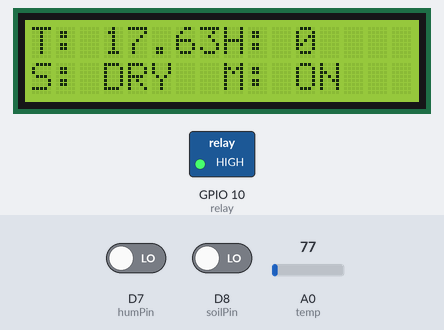
Bench run of a sketch on a simulated ESP8266 (NodeMCU). Shown: 16×2 character LCD, switched loads named in the sketch (green lamp = pin HIGH). The inputs (shaded band) are chosen by the test bench; at power-on: A0 (temp) = 77, D7 (humPin) LOW, D8 (soilPin) LOW. WiFi joins after 1.5 s; servers stay silent unless stated; uploads are accepted with an empty reply; web services answer with replies made up by the test bench; what the sketch prints to the serial monitor is not drawn.

Above: at 13.9 s.
14.0 s: A0 (temp) set to 140
At 15.5 s:
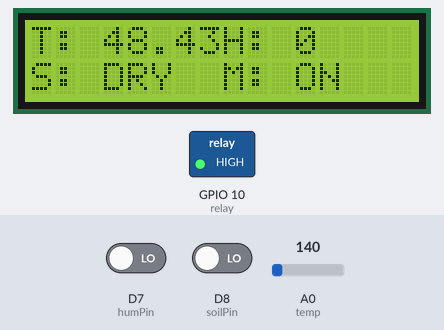
16.6 s: A0 (temp) set to 167
At 17.9 s:
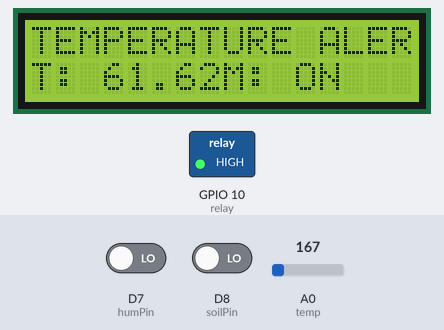
18.4 s: D7 (humPin) driven HIGH
At 22.2 s:
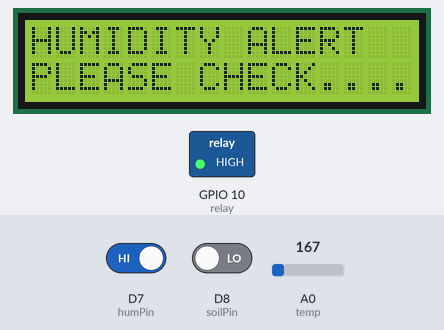
23.0 s: D8 (soilPin) driven HIGH
At 26.6 s:
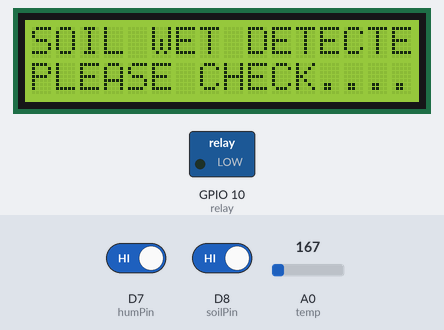
27.5 s: A0 (temp) set to 232
At 30.7 s:
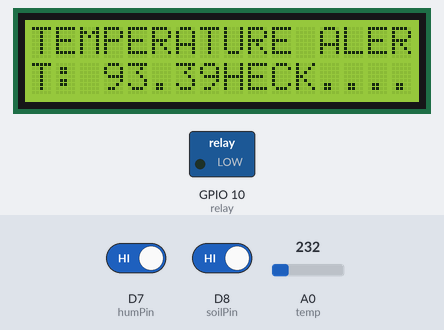
31.7 s: A0 (temp) set to 261
At 42.0 s:
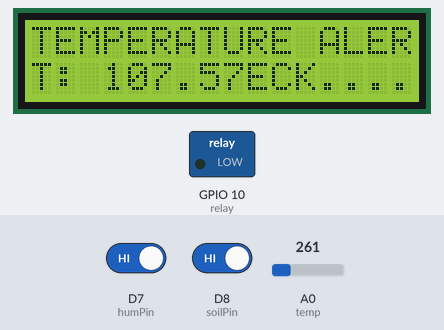
Timing chart, 0 to 43.5 s (numbered marks = the images above; inputs shaded):
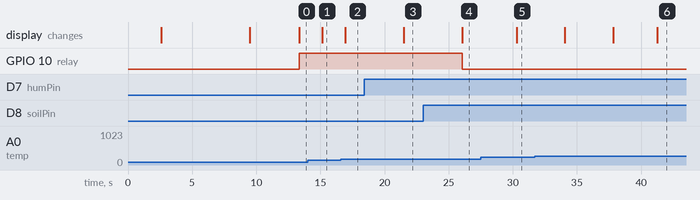

The sketch:

irrigation_cse__mvsr.ino
```cpp
//Viral science www.youtube.com/c/viralscience
//FireFighter Truck
// http://projectsiot.xyz/IoTProjects/FireRobot/fireupload.php?a=Y&b=Y
// http://projectsiot.xyz/IoTProjects/FireRobot/firestatus.php

#include <ESP8266WiFi.h>
#include <ESP8266HTTPClient.h>

#include <LiquidCrystal.h>
#include <String.h>

// WiFi parameters to be configured
const char* ssid = "project12"; // Hoofdlettergevoelig
const char* password = "project123456"; // Hoofdlettergevoelig
String a = "http://sms.scubedigi.com/api.php?username=Mydreamacd&password=Mydre@m123&to=9550858787&from=MYDREM&message=";
String msg = "\0";
String r = "http://projectsiot.xyz/IoTProjects/Agriculture/uploadstatus.php?a=";
String rs = "\0";
String r1 = "http://api.thingspeak.com/update?api_key=A80AKBFWGLN3KT7I";
String rs1 = "\0";

String HUM = "N";
String SOIL = "N";
String MOTOR = "N";

int alc;

LiquidCrystal lcd (D0,D1,D2,D3,D4,D5);
#define temp A0
#define humPin D7
#define soilPin D8
#define relay 10


float temp1=0.0;
unsigned temp2 = 0;
unsigned int h = 0;
unsigned int s = 0;
unsigned int m = 0;

int flag1 = 0;
int flag2 = 0;
int flag3 = 0;
int flag4 = 0;

/*
void forward ()
{
  digitalWrite(m11, HIGH);
  digitalWrite(m12, LOW);
  digitalWrite(m21, HIGH);
  digitalWrite(m22, LOW);
  delay(10);
}

void backward ()
{
  digitalWrite(m12, HIGH);
  digitalWrite(m11, LOW);
  digitalWrite(m22, HIGH);
  digitalWrite(m21, LOW);
  delay(10);
}
void left ()
{
  digitalWrite(m12, LOW);
  digitalWrite(m11, HIGH);
  digitalWrite(m21, LOW);
  digitalWrite(m22, HIGH);
  delay(10);
}

void right ()
{

  digitalWrite(m11, LOW);
  digitalWrite(m12, HIGH);
  digitalWrite(m21, HIGH);
  digitalWrite(m22, LOW);
  delay(10);
}
void stopp ()
{
  digitalWrite(m12, LOW);
  digitalWrite(m11, LOW);
  digitalWrite(m22, LOW);
  digitalWrite(m21, LOW);
  delay(10);
}

void beep ()
{
  digitalWrite(buzzer,HIGH); delay(1000);
  digitalWrite(buzzer,LOW); delay(100);
}
*/

void setup() {
  Serial.begin(9600);
  Serial.println("power up");

  pinMode(temp, INPUT);
  pinMode(soilPin, INPUT);
pinMode(humPin, INPUT);
  pinMode(relay, OUTPUT);


lcd.begin(16, 2);
  lcd.clear();
  lcd.setCursor(0, 0);
  lcd.print("IRRIGATION         ");
  lcd.setCursor( 0, 1);
  lcd.print("MONITORING S/M      ");
  delay(2500);

lcd.clear();
lcd.setCursor(0,0);
        lcd.print("CONNECTING--TO");
        lcd.setCursor( 2,1);
         lcd.print(ssid);
         delay(100);

Serial.print("Bezig met verbinden");
  WiFi.begin(ssid, password); // Connect to WiFi

  // while wifi not connected yet, print '.'
  // then after it connected, get out of the loop
  while (WiFi.status() != WL_CONNECTED) {
     delay(500);
     Serial.print(".");
  }

  // Verbonden.
  Serial.println("OK!");

  // Access Point (SSID).
  Serial.print("SSID: ");
  Serial.println(WiFi.SSID());

  // IP adres.
  Serial.print("IP: ");
  Serial.println(WiFi.localIP());
Serial.println("state---------------1");
  // Signaalsterkte.
  long rssi = WiFi.RSSI();
  Serial.print("Signaal sterkte (RSSI): ");
  Serial.print(rssi);
  Serial.println(" dBm");
  Serial.println("");


Serial.print("A = "); Serial.println("http://projectsiot.xyz/IoTProjects/Agriculture/uploadstatus.php?a=U&b=86&c=L");


if(WiFi.status()== WL_CONNECTED){ //Check WiFi connection status

    HTTPClient http; //Declare an object of class HTTPClient

  http.begin("http://projectsiot.xyz/IoTProjects/Agriculture/uploadstatus.php?a=U");

int httpCode = http.GET(); //Send the request
    if (httpCode > 0) { //Check the returning code
      String payload = http.getString(); //Get the request response payload
      Serial.println(payload); //Print the response payload
    }
    http.end(); //Close connection

delay(5000);

  lcd.setCursor(0, 0);
  lcd.print("SERVER INT.       ");
  lcd.setCursor( 0, 1);
  lcd.print("     DONE     ");
delay(3000);

}

}


void loop()
{

temp2 = analogRead(temp); //read data from analog pin A1.
float V=temp2*(5/(1023.00)); //conversion of analog voltage to digital voltage.
  temp1=V*100; //temperature in centigrade scale.

  temp1 = temp1 -20;
Serial.print("temperature is = "); Serial.println(temp1);
delay(50);

if (temp1 > 55)
{
  Serial.println("high temperature.........");
  lcdstring(0,0,"TEMPERATURE ALERT   ");
  lcdstring(0,1,"T: "+String(temp1));
  delay(20);
 // digitalWrite(relay,LOW);
  delay(500);

  rs = r + String(temp1) + "&b=" + HUM + "&c=" + SOIL + "&d=" + MOTOR ;
  send2server (rs);
if (flag1 == 0)
{
msg = a + "HIGH%20TEMPERATURE%20ALERT%0AT:"+String(temp1);
sendsms (msg);
flag1 = 1;
}
  rs1 = r1 + "&field1=" + String(temp1) ;
  send2server (rs1);
  delay(1800);
}
if (digitalRead(humPin)==HIGH)
{
  Serial.println("humidity alert........");
  lcdstring(0,0,"HUMIDITY ALERT    ");
  lcdstring(0,1,"PLEASE CHECK.......");
  delay(20);
  //digitalWrite(relay,LOW);
  delay(500);

  HUM = "Y";
h = 100;
if (flag2 == 0)
{
  flag2 = 1;
msg = a + "HIGH%20HUMIDITY%20ALERT" ;
sendsms (msg);
}
  rs = r + String(temp1) + "&b=" + HUM + "&c=" + SOIL + "&d=" + MOTOR ;
  send2server (rs);


  rs1 = r1 + "&field2=" + "100" ;
  send2server (rs1);
  delay(1800);
}

else
{
 flag2 = 0;
  HUM = "N";
}
 if (digitalRead(soilPin)==HIGH)
{
  Serial.println("SOIL alert........");
  lcdstring(0,0,"SOIL WET DETECTED   ");
  lcdstring(0,1,"PLEASE CHECK.......");
  delay(20);
  digitalWrite(relay,LOW);
  delay(500);
  MOTOR = "N";
  SOIL = "Y";
s = 100;
m = 0;

if(flag3==0)
{
flag3 = 1;
msg = a + "WET%20SOIL%20DETECTED%0AMOTOR%20OFF";
sendsms (msg);
}
flag4 = 0;
  rs = r + String(temp1) + "&b=" + HUM + "&c=" + SOIL + "&d=" + MOTOR ;
  send2server (rs);

  rs1 = r1 + "&field3=" + "100" ;
  send2server (rs1);
}
else
{
 flag3 = 0;
  SOIL = "N";
  if(flag4==0)
{
flag4 = 1;
msg = a + "DRY%20SOIL%20DETECTED%0AMOTOR%20ON";
sendsms (msg);
}
}
if ((temp1<55)&&(digitalRead(humPin)==LOW)&&(digitalRead(soilPin)==LOW))
{
flag1 = 0;
flag2 = 0;
flag3 = 0;

  lcdstring(0,0,"                       ");
  lcdstring(0,1,"                       ");

  lcdstring(0,0,"T: "+String(temp1));
  lcdstring(8,0,"H: 0");
  lcdstring(0,1,"S: DRY ");
  lcdstring(8,1,"M: ON ");

  Serial.println("system is normal....");
  digitalWrite(relay,HIGH);
  delay(300);
  MOTOR = "Y";
}
 rs = r + String(temp1) + "&b=" + HUM + "&c=" + SOIL + "&d=" + MOTOR ;
  send2server (rs);
    rs1 = r1 + "&field1=" + String(temp1) ;
  send2server (rs1);

} // LOOP

void send2server (String linkk)
{
Serial.print("rs = "); Serial.println(linkk);
if(WiFi.status()== WL_CONNECTED){ //Check WiFi connection status

    HTTPClient http; //Declare an object of class HTTPClient
 http.begin(linkk);

int httpCode = http.GET(); //Send the request
    if (httpCode > 0) { //Check the returning code
      String payload = http.getString(); //Get the request response payload
      Serial.println(payload); //Print the response payload
    }
    http.end(); //Close connection

delay(500);
}
}
void sendsms (String link)
{
Serial.print("msg = "); Serial.println(link);
if(WiFi.status()== WL_CONNECTED){ //Check WiFi connection status

    HTTPClient http; //Declare an object of class HTTPClient
 http.begin(link);

int httpCode = http.GET(); //Send the request
    if (httpCode > 0) { //Check the returning code
      String payload = http.getString(); //Get the request response payload
      Serial.println(payload); //Print the response payload
    }
    http.end(); //Close connection

delay(500);
}
}
void lcdstring (int a, int b, String data)
{
  lcd.setCursor(a,b);
  lcd.print(data);
}
```

Measured:
- the behaviour switches between 153 and 154 on A0 (temp) (found by bisection; images 1 and 2)
- the behaviour switches between 245 and 246 on A0 (temp) (found by bisection; images 5 and 6)
- after the input at 14.0 s, the display: changes after 1.2 s (image 1)
- after the input at 16.6 s, the display: changes after 0.35 s (image 2)
- after the input at 18.4 s, the display: changes after 3.1 s (image 3)
- after the input at 23.0 s, GPIO 10 (relay): HIGH → LOW after 3.1 s; the display: changes after 3.0 s (image 4)
- after the input at 27.5 s, the display: changes after 2.8 s (image 5)
- after the input at 31.7 s, the display: first differs from a run without the input after 9.6 s (image 6)
